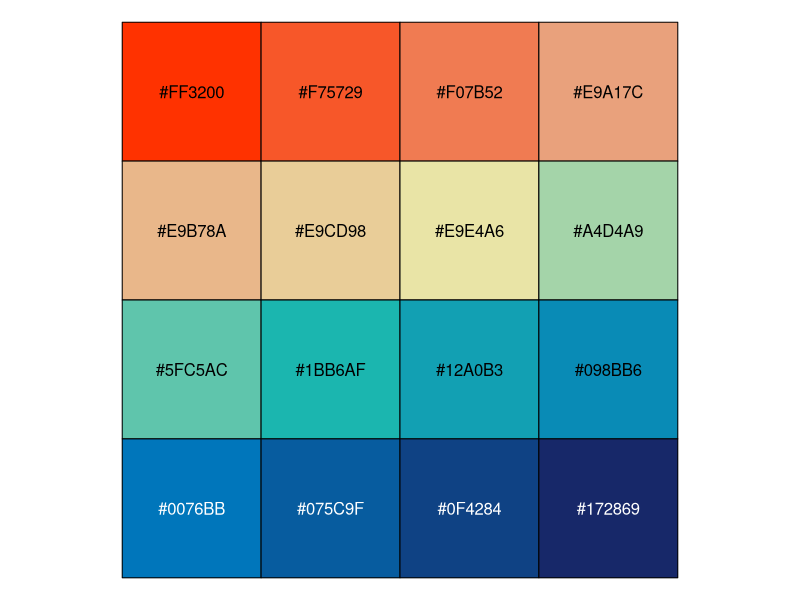
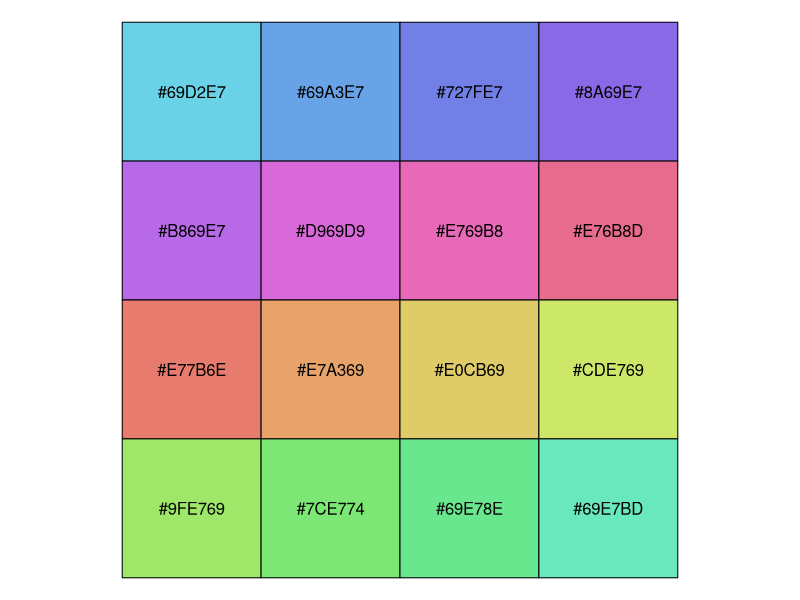
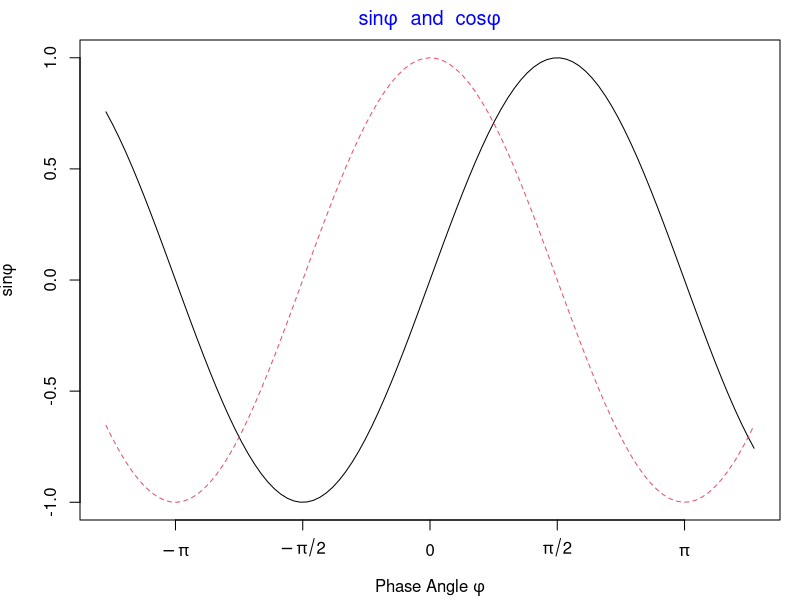
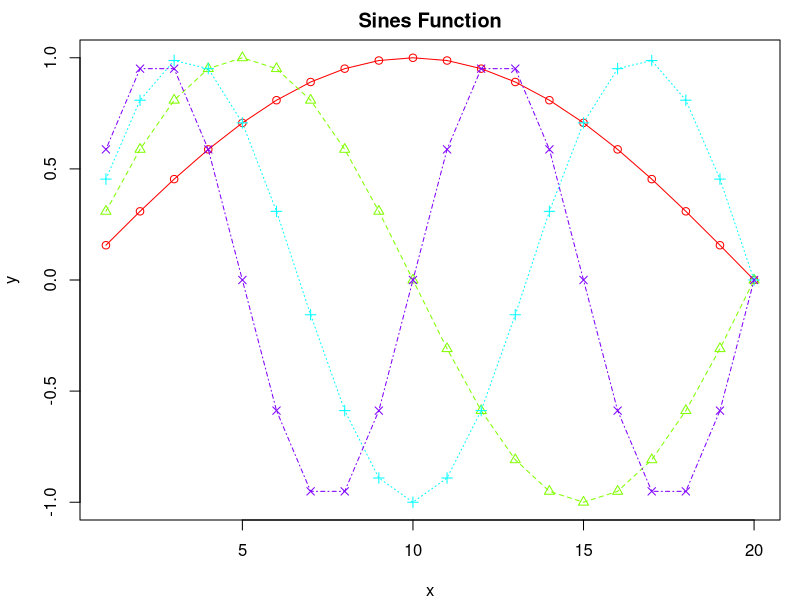
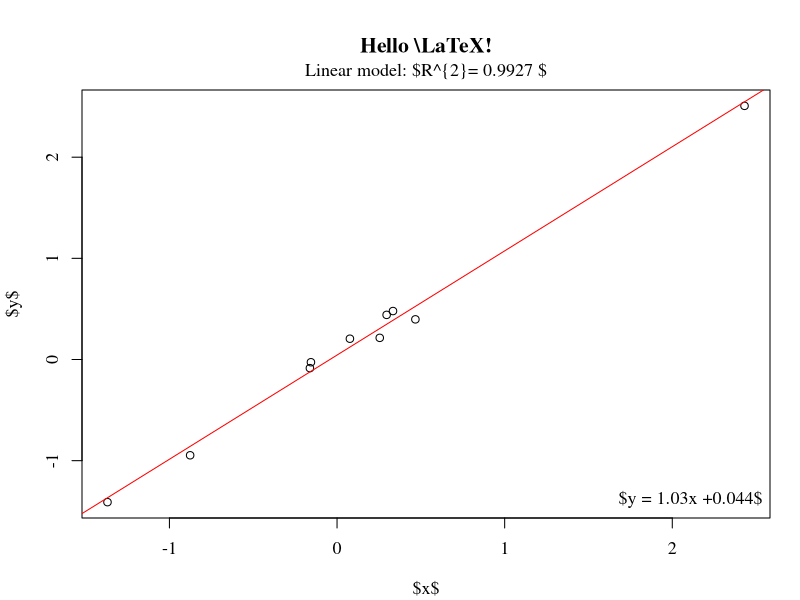
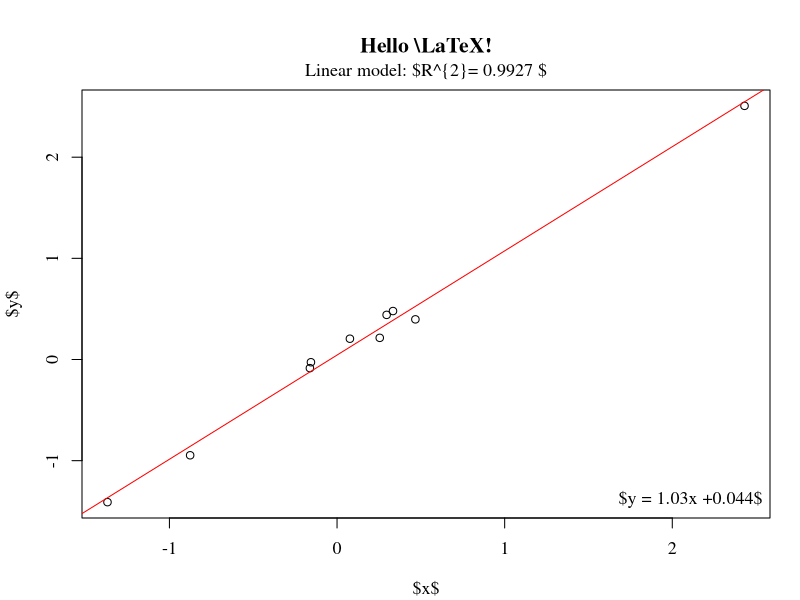
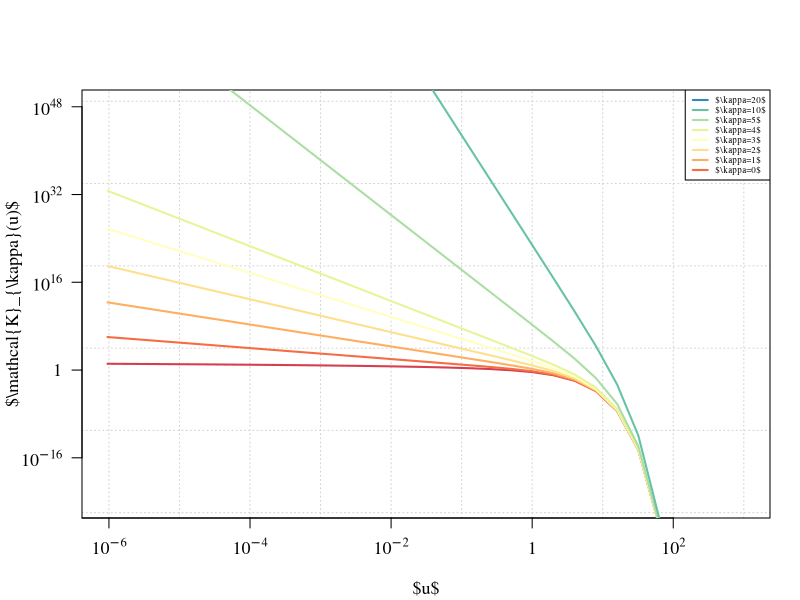
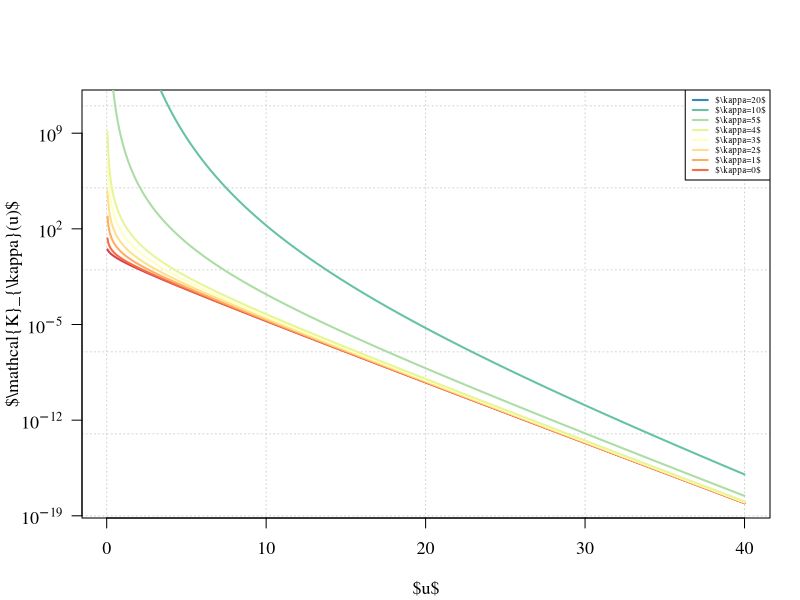

Here is the R script that generated these plots, in order:
## ---- chunk 1
data(topo, package="MASS")
## ---- chunk 2
sample(colors(TRUE),20)
## ---- chunk 3
# Colors from https://github.com/johannesbjork/LaCroixColoR
color_pal <- c("#FF3200", "#E9A17C", "#E9E4A6", "#1BB6AF", "#0076BB", "#172869")
n <- 16
more_colors <- (grDevices::colorRampPalette(color_pal))(n)
scales::show_col(colours = more_colors)
## ---- chunk 4
# colors in colortools from http://www.gastonsanchez.com/
fish_pal <- c("#69D2E7", "#6993E7", "#7E69E7", "#BD69E7", 
              "#E769D2", "#E76993", "#E77E69", "#E7BD69", 
              "#D2E769", "#93E769", "#69E77E", "#69E7BD")
more_colors <- (grDevices::colorRampPalette(fish_pal))(n)
scales::show_col(colours = more_colors)
## ---- chunk 5
par(mar=c(4,4,2,1))
x <- seq(-4, 4, len = 101)
y <- cbind(sin(x), cos(x))
matplot(x, y,
  type = "l", xaxt = "n",
  main = expression(paste(
    plain(sin) * phi, "  and  ",
    plain(cos) * phi
  )),
  ylab = expression("sin" * phi, "cos" * phi), # only 1st is taken
  xlab = expression(paste("Phase Angle ", phi)),
  col.main = "blue"
)
axis(1,
  at = c(-pi, -pi / 2, 0, pi / 2, pi),
  labels = expression(-pi, -pi / 2, 0, pi / 2, pi)
)
## ---- chunk 6
names(knitr::knit_engines$get())
## ---- chunk 7
par(mar = c(4, 4, 2, 1))
sines <- outer(1:20, 1:4, function(x, y) sin(x / 20 * pi * y))
matplot(sines,
  pch = 1:4, type = "o", col = rainbow(ncol(sines)),
  xlab = "x", ylab = "y", main = "Sines Function"
)
## ---- chunk 8
# 带有图标题
par(mar = c(4.1, 4.1, 4.5, 1.5), ps = 13, family = "Times")
x <- rnorm(10)
y <- x + rnorm(5, sd = 0.25)
model <- lm(y ~ x)
rsq <- summary(model)$r.squared
rsq <- signif(rsq, 4)
plot(x, y, main = "Hello \\LaTeX!", xlab = "$x$", ylab = "$y$")
abline(model, col = "red")
mtext(paste("Linear model: $R^{2}=", rsq, "$"), line = 0.5)
legend("bottomright", legend = paste("$y = ", round(coef(model)[2], 3),
  "x +", round(coef(model)[1], 3), "$",
  sep = ""
), bty = "n")

plot(x, y, main = "Hello \\LaTeX!", xlab = "$x$", ylab = "$y$")
abline(model, col = "red")
mtext(paste("Linear model: $R^{2}=", rsq, "$"), line = 0.5)
legend("bottomright", legend = paste("$y = ", round(coef(model)[2], 3),
  "x +", round(coef(model)[1], 3), "$",
  sep = ""
), bty = "n")
## ---- chunk 9
x0 <- 2^(-20:10)
nus <- c(0:5, 10, 20)
x <- seq(0, 4, length.out = 501)

plot(x0, x0^-8,frame.plot=TRUE,
     log = "xy", xlab = "$u$", axes = FALSE,
     ylab = "$\\mathcal{K}_{\\kappa}(u)$", 
     type = "n", ann = TRUE, panel.first = grid()
) # x 和 y 轴都取对数

axis(1,
     at = c(1e-08, 1e-06, 1e-04, 1e-02, 1, 1e+02),
     labels = expression(10^-8, 10^-6, 10^-4, 10^-2, 1, 10^2)
)
axis(2,
     at = c(1e-16, 1, 1e+16, 1e+32, 1e+48),
     labels = expression(10^-16, 1, 10^16, 10^32, 10^48), las = 1
)
# 设置线条颜色
cols <- RColorBrewer::brewer.pal(9,name = "Spectral")
# gray.colors(9) terrain.colors(9)  RColorBrewer::brewer.pal(9,name = "Spectral")
for (i in seq(length(nus)))
  lines(x0, besselK(x0, nu = nus[i]), col = cols[i], lwd = 2)
legend("topright",legend = paste0("$\\kappa=", rev(nus),"$"),
       col = rev(cols), lwd = 2, cex = 0.5)

# 数据变化范围太大，因此横纵坐标轴都取了以10为底的对数，数据可以紧凑的在一张图内展示
x <- seq(0, 40, length.out = 801)
x <- x[x > 0]
plot(x, x,frame.plot=TRUE,
     ylim = c(1e-18, 1e11), log = "y", xlab = "$u$", type = "n",  yaxt = "n",
     ylab = "$\\mathcal{K}_{\\kappa}(u)$", ann = TRUE, panel.first = grid()
)
axis(2,
     at = c(1e-19, 1e-12, 1e-05, 1e+02, 1e+09),
     labels = expression(10^-19, 10^-12, 10^-5, 10^2, 10^9), las = 1
)

for (i in seq(length(nus)))
  lines(x, besselK(x, nu = nus[i]), col = cols[i], lwd = 2)
legend("topright", legend = paste0("$\\kappa=", rev(nus),"$"), 
       col = rev(cols), lwd = 2, cex = 0.5)
